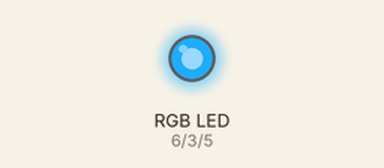
A sketch run on a simulated Arduino Uno, built with avr-gcc and run on an emulated ATmega328P. On the bench: an RGB LED mixed from three pins (HIGH = lit).

Above: at 0.1 s.
Timing chart, 0 to 1.6 s (numbered marks = the images above):
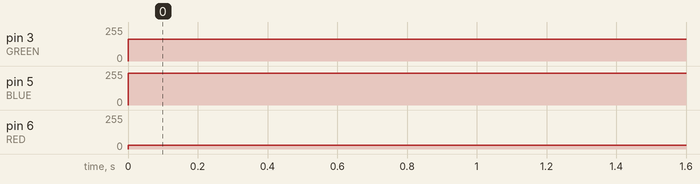

The sketch:

clase_9-01.ino
```cpp
/*
 *Programa para crear un semáforo.
 *Usaremos un LED RGB para a simulación, controlando o brillo de cada LED mediante unha
 * salida analóxica.
 *
 * Autor: Francisco Mos.
 * Data: Xaneiro de 2024.
 * Actualización:
*/

//Declaración de salidas analóxicas.
#define RED 6
#define BLUE 5
#define GREEN 3

//Declaracion de variables.
int TEMPO = 2000;

void setup(){
  //Non se declaran as salidas analóxicas.

}

void loop() {
  //Encenda en verde un tempo determinado.
  //Encende en ambar 1/3 do verde.
  //Encende en verde o mismo que en vermello.
  setColor(30,165,240);

}

void setColor(int R, int G, int B) {
  analogWrite(RED, R);
  analogWrite(GREEN, G);
  analogWrite(BLUE, B);

}


/*
  digitalWrite(RED,255);
  delay(TEMPO);
  digitalWrite(RED,0);
  digitalWrite(GREEN,255);
  delay(TEMPO);
  digitalWrite(GREEN,190);
  digitalWrite(RED,255);
  delay(TEMPO/3);
  digitalWrite(GREEN,0);
  */
```

Measured:
- by itself, pin 3 (GREEN): 0/255 → 165/255 at 0.00 s
- by itself, pin 5 (BLUE): 0/255 → 240/255 at 0.00 s
- by itself, pin 6 (RED): 0/255 → 30/255 at 0.00 s
